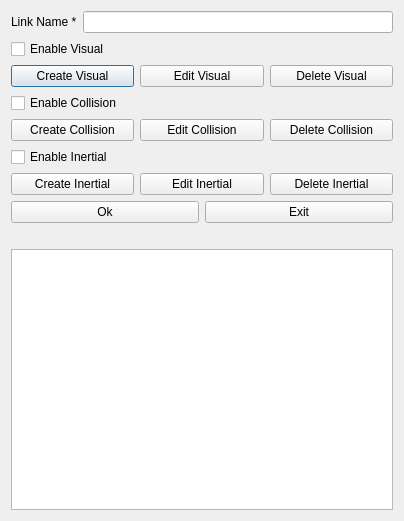
<?xml version="1.0" encoding="UTF-8"?>
<ui version="4.0">
 <class>AddLink</class>
 <widget class="QDialog" name="AddLink">
  <property name="geometry">
   <rect>
    <x>0</x>
    <y>0</y>
    <width>404</width>
    <height>521</height>
   </rect>
  </property>
  <property name="windowTitle">
   <string>Add Link</string>
  </property>
  <layout class="QVBoxLayout" name="verticalLayout_2">
   <item>
    <layout class="QVBoxLayout" name="verticalLayout">
     <item>
      <layout class="QHBoxLayout" name="horizontalLayout">
       <item>
        <widget class="QLabel" name="label">
         <property name="text">
          <string>Link Name *</string>
         </property>
        </widget>
       </item>
       <item>
        <widget class="QLineEdit" name="lineEdit"/>
       </item>
      </layout>
     </item>
     <item>
      <widget class="QCheckBox" name="enable_visual">
       <property name="text">
        <string>Enable Visual </string>
       </property>
      </widget>
     </item>
     <item>
      <layout class="QHBoxLayout" name="horizontalLayout_3">
       <item>
        <widget class="QPushButton" name="create_visual">
         <property name="text">
          <string>Create Visual</string>
         </property>
        </widget>
       </item>
       <item>
        <widget class="QPushButton" name="edit_visual">
         <property name="text">
          <string>Edit Visual</string>
         </property>
        </widget>
       </item>
       <item>
        <widget class="QPushButton" name="delete_visual">
         <property name="text">
          <string>Delete Visual</string>
         </property>
        </widget>
       </item>
      </layout>
     </item>
     <item>
      <widget class="QCheckBox" name="enable_collision">
       <property name="text">
        <string>Enable Collision</string>
       </property>
      </widget>
     </item>
     <item>
      <layout class="QHBoxLayout" name="horizontalLayout_4">
       <item>
        <widget class="QPushButton" name="create_collision">
         <property name="text">
          <string>Create Collision</string>
         </property>
        </widget>
       </item>
       <item>
        <widget class="QPushButton" name="edit_collision">
         <property name="text">
          <string>Edit Collision</string>
         </property>
        </widget>
       </item>
       <item>
        <widget class="QPushButton" name="delete_collision">
         <property name="text">
          <string>Delete Collision</string>
         </property>
        </widget>
       </item>
      </layout>
     </item>
     <item>
      <widget class="QCheckBox" name="enable_inertial">
       <property name="text">
        <string>Enable Inertial</string>
       </property>
      </widget>
     </item>
     <item>
      <layout class="QHBoxLayout" name="horizontalLayout_5">
       <item>
        <widget class="QPushButton" name="create_inertial">
         <property name="text">
          <string>Create Inertial</string>
         </property>
        </widget>
       </item>
       <item>
        <widget class="QPushButton" name="edit_inertial">
         <property name="text">
          <string>Edit Inertial</string>
         </property>
        </widget>
       </item>
       <item>
        <widget class="QPushButton" name="delete_inertial">
         <property name="text">
          <string>Delete Inertial</string>
         </property>
        </widget>
       </item>
      </layout>
     </item>
     <item>
      <layout class="QHBoxLayout" name="horizontalLayout_2">
       <item>
        <widget class="QPushButton" name="ok">
         <property name="text">
          <string>Ok</string>
         </property>
        </widget>
       </item>
       <item>
        <widget class="QPushButton" name="close">
         <property name="text">
          <string>Exit</string>
         </property>
        </widget>
       </item>
      </layout>
     </item>
     <item>
      <widget class="QLabel" name="error">
       <property name="text">
        <string/>
       </property>
      </widget>
     </item>
     <item>
      <widget class="QTextBrowser" name="error_list"/>
     </item>
    </layout>
   </item>
  </layout>
 </widget>
 <resources/>
 <connections/>
</ui>
